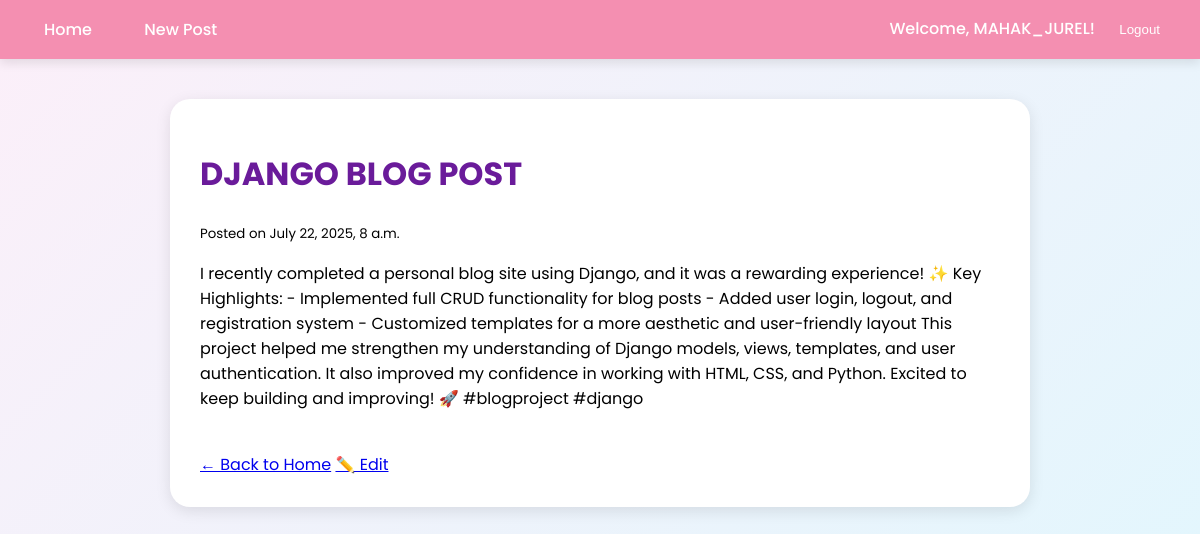
Page /post/2/ (signed in) on the committed database.
### blog/models.py (models this page shows, shortened)
class BlogPost(models.Model):
    title = models.CharField(max_length=200)
    content = models.TextField()
    date_posted = models.DateTimeField(default=timezone.now)

### blog/views.py (the view)
# urls.py: path('post/<int:post_id>/', views.post_detail, name='post-detail'),
def post_detail(request, post_id):
    post = get_object_or_404(BlogPost, id=post_id)
    return render(request, 'blog/post_detail.html', {'post': post})

### blog/templates/blog/post_detail.html (shortened to what this page needs)
{% extends "blog/base.html" %}
{% block content %}
    <h1>{{ post.title }}</h1>
    <small>Posted on {{ post.date_posted }}</small>
    <p>{{ post.content }}</p>
    <br>
    <a href="{% url 'blog-home' %}">← Back to Home</a>
    <a href="{% url 'post-edit' post.id %}">✏️ Edit</a>
{% endblock %}

### blog/templates/blog/base.html (shortened to what this page needs)
<!DOCTYPE html>
<html lang="en">
<head>
</head>
<body>
    <nav>
        <div>
            <a href="{% url 'blog-home' %}">Home</a>
            <a href="{% url 'blog-create' %}">New Post</a>
        </div>
        <div>
            {% if user.is_authenticated %}
                <span class="welcome">Welcome, {{ user.username }}!</span>
                <form method="post" action="{% url 'logout' %}" style="display:inline;">
    <button type="submit" style="background:none; border:none; color:white; cursor:pointer;">Logout</button>
</form>
            {% else %}
                <a href="{% url 'login' %}">Login</a>
                <a href="{% url 'register' %}">Register</a>
            {% endif %}
        </div>
    </nav>
    <div class="container">
        {% block content %}
        {% endblock %}
    </div>
</body>
</html>

### blog/templates/blog/base.html (style rules this page uses)
body { font-family: 'Poppins', sans-serif; margin: 0; padding: 0; background: linear-gradient(135deg, #fceff9, #e3f6fd); }
nav { background: #f48fb1; padding: 12px 20px; display: flex; align-items: center; justify-content: space-between; box-shadow: 0 4px 10px rgba(0,0,0,0.1); }
nav a { color: white; margin: 0 12px; text-decoration: none; font-weight: 500; padding: 6px 12px; border-radius: 20px; transition: background 0.3s; }
.welcome { color: white; font-weight: 500; }
.container { margin: 40px auto; background: white; padding: 30px; width: 90%; max-width: 800px; border-radius: 20px; box-shadow: 0 4px 15px rgba(0,0,0,0.1); }
h1, h2, h3 { color: #6a1b9a; }
button, .btn { background: #ba68c8; color: white; border: none; padding: 10px 20px; border-radius: 30px; cursor: pointer; transition: background 0.3s; }

### rows in the picture
BlogPost: title "DJANGO BLOG POST", date_posted "July 22, 2025, 8 a.m.", content "I recently completed a personal blog site using Django, and it was a rewarding experience! ✨ Key Highlights: - Implemented full CRUD functionality for blog posts - Added user login, logout, and registration system - Customized templates for a more aesthetic and user-friendly layout This project helped me strengthen my understanding of Django models, views, templates, and user authentication. It also improved my confidence in working with HTML, CSS, and Python. Excited to keep building and improving! 🚀 #blogproject #django"

### other values in the picture
{{ user.username }} "MAHAK_JUREL"
